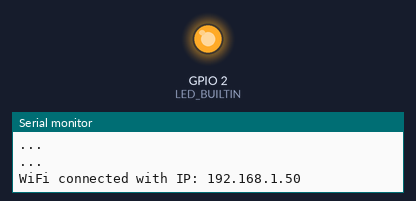
The sketch below on a simulated ESP32. On the bench: output pins drawn as LEDs (lit = HIGH), the last lines printed to the serial monitor. WiFi joins after 1.5 s; servers stay silent unless stated.

Above: at 2.7 s.
At 4.8 s:
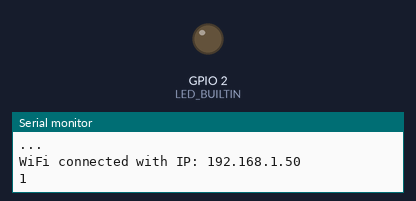
Timing chart, 0 to 7.0 s (numbered marks = the images above):
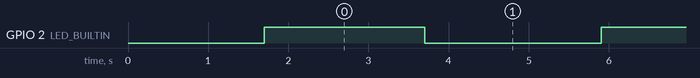

Measured:
- by itself, GPIO 2 (LED_BUILTIN): alternates HIGH for 2.0 s and LOW for 2.2 s

The sketch:

clientePublishReply.ino
```cpp
#include <WiFi.h>
const char* ssid = "Nome do Wifi";
const char* password = "senha";
const uint16_t port = 8090;
const char * host = "Ip do servidor";

#ifdef __cplusplus
extern "C" {
#endif
uint8_t temprature_sens_read();
#ifdef __cplusplus
}
#endif
long measurement = 0;
int i;
unsigned long time1,time2;
void setup() {
  Serial.begin(115200);
  WiFi.begin(ssid, password);
  while (WiFi.status() != WL_CONNECTED) {
    delay(500);
    Serial.println("...");
  }

  Serial.print("WiFi connected with IP: ");
  Serial.println(WiFi.localIP());
  pinMode(LED_BUILTIN, OUTPUT);
}
void loop() {
  WiFiClient client;
  if (!client.connect(host, port)) {
    Serial.println("Connection to host failed");
    delay(1000);
    return;
  }

  digitalWrite(LED_BUILTIN, HIGH);
  delay(2000);
  digitalWrite(LED_BUILTIN, LOW);
  time1 = millis();
  client.print((temprature_sens_read() - 32) / 1.8);
  client.read();
  time2 = millis();
  Serial.println(time2-time1);
  measurement = 0;
  client.stop();
  delay(2000);
}
```
